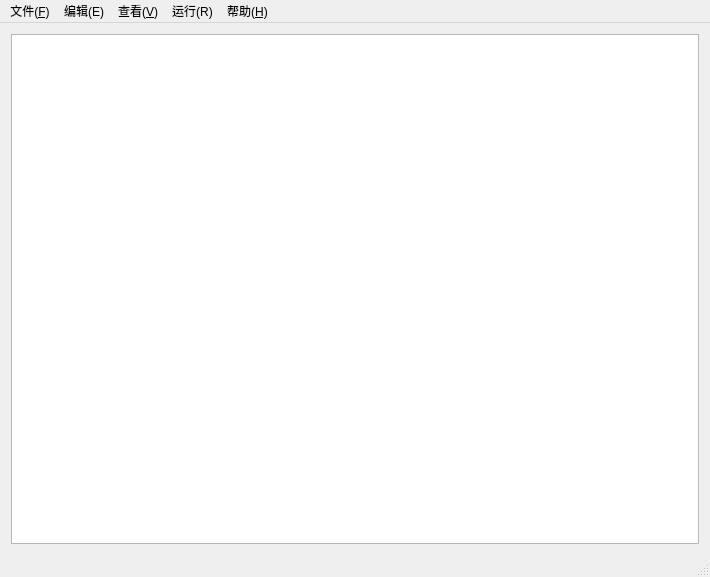
<?xml version="1.0" encoding="UTF-8"?>
<ui version="4.0">
 <class>MicrologicIDE</class>
 <widget class="QMainWindow" name="MicrologicIDE">
  <property name="geometry">
   <rect>
    <x>0</x>
    <y>0</y>
    <width>710</width>
    <height>577</height>
   </rect>
  </property>
  <property name="windowTitle">
   <string>MicrologicIDE</string>
  </property>
  <widget class="QWidget" name="centralWidget">
   <layout class="QVBoxLayout" name="verticalLayout">
    <item>
     <widget class="QTextEdit" name="textEdit"/>
    </item>
   </layout>
  </widget>
  <widget class="QMenuBar" name="menuBar">
   <property name="geometry">
    <rect>
     <x>0</x>
     <y>0</y>
     <width>710</width>
     <height>25</height>
    </rect>
   </property>
   <widget class="QMenu" name="menu_F">
    <property name="title">
     <string>文件(&amp;F)</string>
    </property>
    <addaction name="newFileAction"/>
    <addaction name="openFileAction"/>
    <addaction name="saveFileAction"/>
    <addaction name="saveAsFileAction"/>
    <addaction name="separator"/>
    <addaction name="exitNotepadAction"/>
   </widget>
   <widget class="QMenu" name="menu_E">
    <property name="title">
     <string>编辑(E)</string>
    </property>
    <addaction name="undoAction"/>
    <addaction name="separator"/>
    <addaction name="cutAction"/>
    <addaction name="copyAction"/>
    <addaction name="pasteAction"/>
    <addaction name="deleteAction"/>
    <addaction name="separator"/>
    <addaction name="selectAllAction"/>
    <addaction name="dateAction"/>
   </widget>
   <widget class="QMenu" name="menu_V">
    <property name="title">
     <string>查看(&amp;V)</string>
    </property>
    <addaction name="statusBarAction"/>
   </widget>
   <widget class="QMenu" name="menu_H">
    <property name="title">
     <string>帮助(&amp;H)</string>
    </property>
    <addaction name="getHelpAction"/>
    <addaction name="aboutAction"/>
   </widget>
   <widget class="QMenu" name="menu_F5">
    <property name="title">
     <string>运行(R)</string>
    </property>
    <addaction name="runAction"/>
   </widget>
   <addaction name="menu_F"/>
   <addaction name="menu_E"/>
   <addaction name="menu_V"/>
   <addaction name="menu_F5"/>
   <addaction name="menu_H"/>
  </widget>
  <widget class="QStatusBar" name="statusBar"/>
  <action name="newFileAction">
   <property name="icon">
    <iconset resource="res.qrc">
     <normaloff>:/images/new.png</normaloff>:/images/new.png</iconset>
   </property>
   <property name="text">
    <string>新建(N)</string>
   </property>
   <property name="shortcut">
    <string>Ctrl+N</string>
   </property>
  </action>
  <action name="openFileAction">
   <property name="icon">
    <iconset resource="res.qrc">
     <normaloff>:/images/open.png</normaloff>:/images/open.png</iconset>
   </property>
   <property name="text">
    <string>打开(O)</string>
   </property>
   <property name="shortcut">
    <string>Ctrl+O</string>
   </property>
  </action>
  <action name="saveFileAction">
   <property name="icon">
    <iconset resource="res.qrc">
     <normaloff>:/images/save.png</normaloff>:/images/save.png</iconset>
   </property>
   <property name="text">
    <string>保存(S)</string>
   </property>
   <property name="shortcut">
    <string>Ctrl+S</string>
   </property>
  </action>
  <action name="saveAsFileAction">
   <property name="icon">
    <iconset resource="res.qrc">
     <normaloff>:/images/saveAs.png</normaloff>:/images/saveAs.png</iconset>
   </property>
   <property name="text">
    <string>另存为(A)</string>
   </property>
  </action>
  <action name="exitNotepadAction">
   <property name="icon">
    <iconset resource="res.qrc">
     <normaloff>:/images/exit.png</normaloff>:/images/exit.png</iconset>
   </property>
   <property name="text">
    <string>退出(X)</string>
   </property>
   <property name="shortcut">
    <string>Ctrl+X</string>
   </property>
  </action>
  <action name="undoAction">
   <property name="icon">
    <iconset resource="res.qrc">
     <normaloff>:/images/undo.png</normaloff>:/images/undo.png</iconset>
   </property>
   <property name="text">
    <string>撤销(U)</string>
   </property>
   <property name="shortcut">
    <string>Ctrl+U</string>
   </property>
  </action>
  <action name="cutAction">
   <property name="icon">
    <iconset resource="res.qrc">
     <normaloff>:/images/cut.png</normaloff>:/images/cut.png</iconset>
   </property>
   <property name="text">
    <string>剪切(T)</string>
   </property>
   <property name="shortcut">
    <string>Ctrl+T</string>
   </property>
  </action>
  <action name="copyAction">
   <property name="icon">
    <iconset resource="res.qrc">
     <normaloff>:/images/copy.png</normaloff>:/images/copy.png</iconset>
   </property>
   <property name="text">
    <string>复制(C)</string>
   </property>
   <property name="shortcut">
    <string>Ctrl+C</string>
   </property>
  </action>
  <action name="pasteAction">
   <property name="icon">
    <iconset resource="res.qrc">
     <normaloff>:/images/paste.png</normaloff>:/images/paste.png</iconset>
   </property>
   <property name="text">
    <string>粘贴(P)</string>
   </property>
   <property name="shortcut">
    <string>Ctrl+P</string>
   </property>
  </action>
  <action name="deleteAction">
   <property name="text">
    <string>删除(L)</string>
   </property>
   <property name="shortcut">
    <string>Del</string>
   </property>
  </action>
  <action name="selectAllAction">
   <property name="text">
    <string>全选(A)</string>
   </property>
   <property name="shortcut">
    <string>Ctrl+A</string>
   </property>
  </action>
  <action name="dateAction">
   <property name="text">
    <string>时间/日期(D)</string>
   </property>
  </action>
  <action name="fontAction">
   <property name="text">
    <string>字体</string>
   </property>
  </action>
  <action name="colorAction">
   <property name="text">
    <string>颜色</string>
   </property>
  </action>
  <action name="statusBarAction">
   <property name="text">
    <string>状态栏(S)</string>
   </property>
  </action>
  <action name="getHelpAction">
   <property name="text">
    <string>查看帮助(H)</string>
   </property>
  </action>
  <action name="aboutAction">
   <property name="text">
    <string>关于</string>
   </property>
  </action>
  <action name="redoAction">
   <property name="text">
    <string>重做</string>
   </property>
  </action>
  <action name="runAction">
   <property name="text">
    <string>运行(F5)</string>
   </property>
   <property name="shortcut">
    <string>F5</string>
   </property>
  </action>
 </widget>
 <layoutdefault spacing="6" margin="11"/>
 <resources>
  <include location="res.qrc"/>
 </resources>
 <connections/>
</ui>
